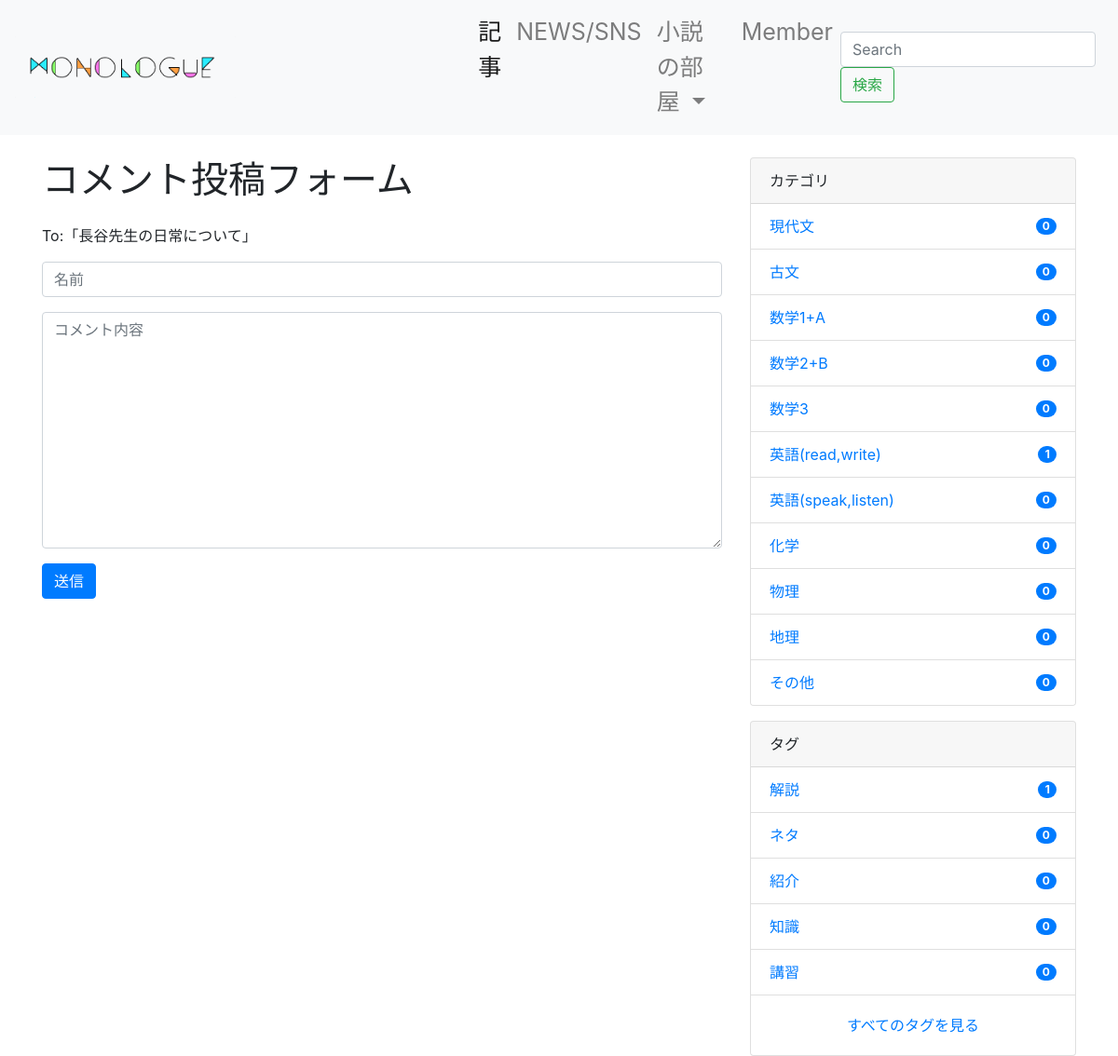
/comment/9/, run on the app's committed database.
### blog/models.py (models this page shows, shortened)
class Post(models.Model):
    category = models.ForeignKey(Category, on_delete=models.PROTECT)
    tags = models.ManyToManyField(Tag, blank=True)
    title = models.CharField(max_length=255)
    content = models.TextField()
    description = models.TextField(blank=True)
    image = models.ImageField(
        upload_to='post_images/', null=True, blank=False)
    created_at = models.DateTimeField(auto_now_add=True)
    updated_at = models.DateTimeField(auto_now=True)
    published_at = models.DateTimeField(blank=True, null=True)
    is_public = models.BooleanField(default=False)
    class Meta:
        ordering = ['-created_at']

class Category(models.Model):
    name = models.CharField(max_length=255)
    slug = models.SlugField(unique=True)
    timestamp = models.DateTimeField(auto_now_add=True)

class Tag(models.Model):
    name = models.CharField(max_length=255)
    slug = models.SlugField(unique=True)
    timestamp = models.DateTimeField(auto_now_add=True)

### blog/views.py (the view, shortened to what this page needs)
# urls.py: path('comment/<int:pk>/', CommentFormView.as_view(), name='comment_form'),
class CommentFormView(CreateView):
    model = Comment
    form_class = CommentForm
    def get_context_data(self, **kwargs):
        context = super().get_context_data(**kwargs)
        post_pk = self.kwargs['pk']
        context['post'] = get_object_or_404(Post, pk=post_pk)
        return context

### blog/forms.py
class CommentForm(ModelForm):
    class Meta:
        model = Comment
        fields = ('author', 'text')
        widgets = {
            'author': TextInput(attrs={
                'class': 'form-control',
                'placeholder': '名前',
            }),
            'text': Textarea(attrs={
                'class': 'form-control',
                'placeholder': 'コメント内容',
            }),
        }
        labels = {
            'author': '',
            'text': '',
        }

### dbsite/context_processors.py (called while the page is built)
def common(request):
    context = {
        'categories': Category.objects.annotate(
            num_posts=Count('post', filter=Q(post__is_public=True))),
        'tags': Tag.objects.annotate(
            num_posts=Count('post', filter=Q(post__is_public=True))),
    }
    return context

### blog/templates/blog/comment_form.html (shortened to what this page needs)
{% extends "base.html" %}
{% block content %}
<div class="container">
  <div class="row">
    <main class="col-md-8">
      <h1 class="mb-4">コメント投稿フォーム</h1>
      <p>To:「{{ post.title }}」</p>
      <form method="POST">{% csrf_token %}
        {{ form.as_p }}
        <button type="submit" class="btn btn-primary">送信</button>
      </form>
    </main>
    <aside class="col-md-4">
      {% include "blog/snippets/sidebar.html" %}
    </aside>
  </div>
</div>
{% endblock %}

### blog/templates/blog/snippets/sidebar.html
<div class="card mb-3">
  <div class="card-header">
    カテゴリ
  </div>
  <ul class="list-group list-group-flush">
    {% for category in categories|dictsort:"id" %}
    <li class="list-group-item d-flex justify-content-between align-items-center">
      <a href="{% url 'blog:category_post' category.slug %}" class="card-link">{{ category.name }}</a>
      <span class="badge badge-primary badge-pill">{{ category.num_posts }}</span>
    </li>
    {% endfor %}
  </ul>
</div>
<div class="card">
  <div class="card-header">
    タグ
  </div>
  <ul class="list-group list-group-flush">
    {% for tag in tags|dictsortreversed:"num_posts"|slice:":5" %}
    <li class="list-group-item d-flex justify-content-between align-items-center">
      <a href="{% url 'blog:tag_post' tag.slug %}" class="card-link">{{ tag.name }}</a>
      <span class="badge badge-primary badge-pill">{{ tag.num_posts }}</span>
    </li>
    {% endfor %}
  </ul>
  <div class="card-body text-center">
    <a href="{% url 'blog:tag_list' %}" class="card-link">すべてのタグを見る</a>
  </div>
</div>

### data on the page
Post: title "長谷先生の日常について"
Category: name "現代文", num_posts "0"
Category: name "古文", num_posts "0"
Category: name "数学1+A", num_posts "0"
Category: name "数学2+B", num_posts "0"
Category: name "数学3", num_posts "0"
Category: name "英語(read,write)", num_posts "1"
Category: name "英語(speak,listen)", num_posts "0"
Category: name "化学", num_posts "0"
Category: name "物理", num_posts "0"
Category: name "地理", num_posts "0"
Category: name "その他", num_posts "0"
Tag: name "解説", num_posts "1"
Tag: name "ネタ", num_posts "0"
Tag: name "紹介", num_posts "0"
Tag: name "知識", num_posts "0"
Tag: name "講習", num_posts "0"
